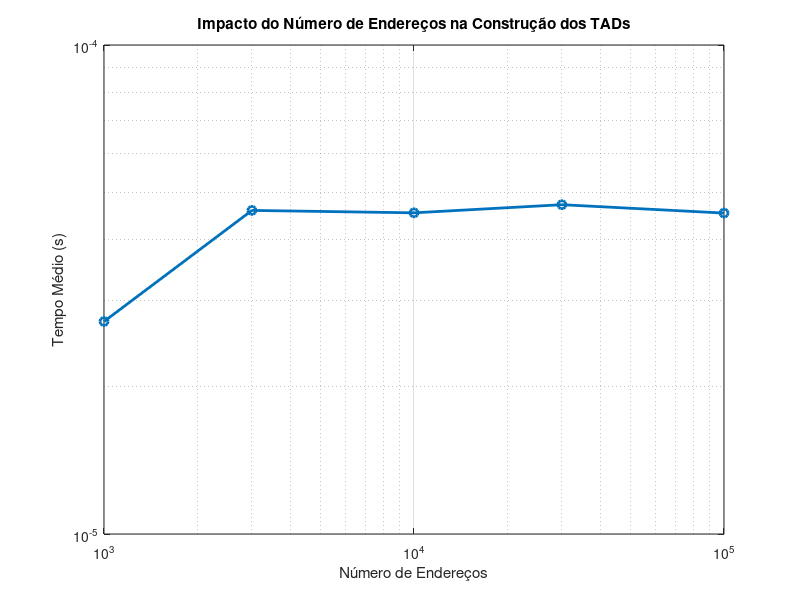
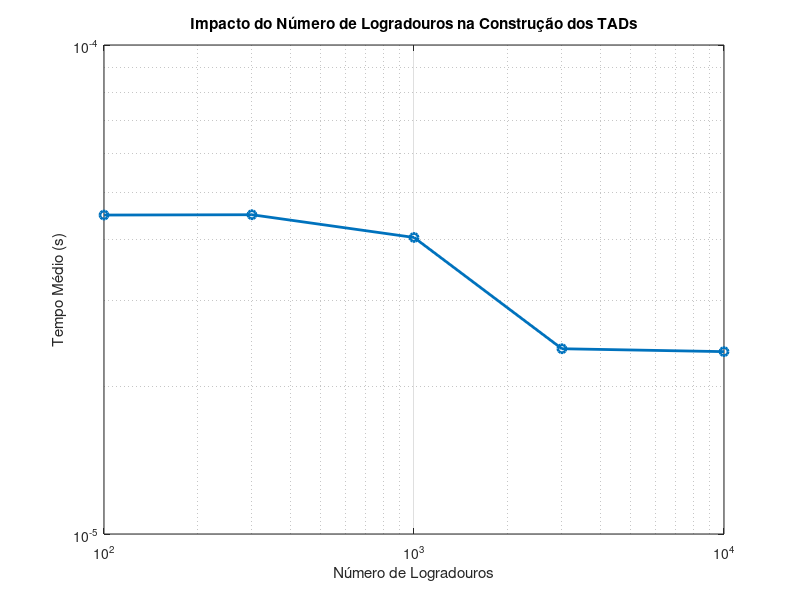
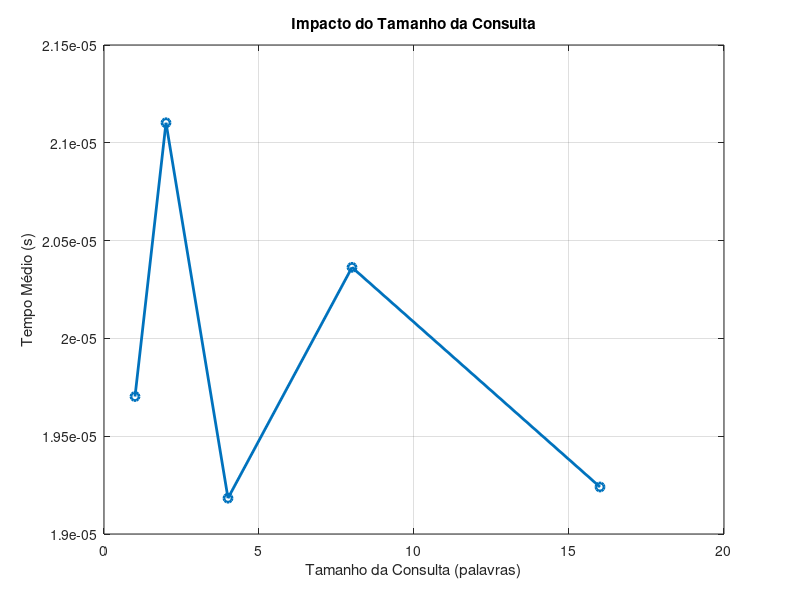
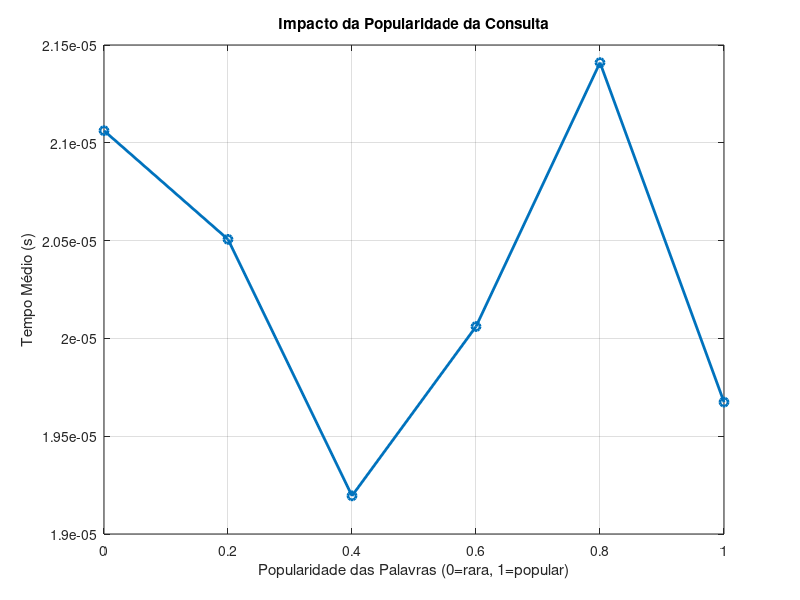

These charts were generated, in order, by the following MATLAB code:
clear;
clc;
close all;

%% ===============================
% CONFIGURAÇÕES GERAIS
% ===============================
numRuns = 100;

BASE_END = 10000;
BASE_LOG = 1000;
BASE_TAM_CONSULTA = 3;
BASE_POPULARIDADE = 0.5; % 0 = raras | 1 = populares

%% Vetores de variação
varEnderecos   = [1e3 3e3 1e4 3e4 1e5];
varLogradouros = [1e2 3e2 1e3 3e3 1e4];
varTamConsulta = [1 2 4 8 16];
varPopularidade = linspace(0,1,6);

%% ===============================
% FUNÇÕES DE CUSTO (modelo do seu C++)
% ===============================
custoConstrucao = @(E,L) ...
    E * log2(L+1) + ...
    L * log2(L+1);

custoConsulta = @(tam,pop,E) ...
    tam * log2(E+1) + ...
    pop * tam * sqrt(E); % popularidade impacta nº ocorrências

%% ===============================
% 1) VARIAÇÃO DO Nº DE ENDEREÇOS
% ===============================
tempoEnd = zeros(length(varEnderecos),1);

for i = 1:length(varEnderecos)
    tempos = zeros(numRuns,1);
    for r = 1:numRuns
        tic;
        custo = custoConstrucao(varEnderecos(i), BASE_LOG);
        pause(custo*1e-7 + rand()*1e-4);
        tempos(r) = toc;
    end
    tempoEnd(i) = mean(tempos);
end

%% ===============================
% 2) VARIAÇÃO DO Nº DE LOGRADOUROS
% ===============================
tempoLog = zeros(length(varLogradouros),1);

for i = 1:length(varLogradouros)
    tempos = zeros(numRuns,1);
    for r = 1:numRuns
        tic;
        custo = custoConstrucao(BASE_END, varLogradouros(i));
        pause(custo*1e-7 + rand()*1e-4);
        tempos(r) = toc;
    end
    tempoLog(i) = mean(tempos);
end

%% ===============================
% 3) VARIAÇÃO DO TAMANHO DA CONSULTA
% ===============================
tempoTam = zeros(length(varTamConsulta),1);

for i = 1:length(varTamConsulta)
    tempos = zeros(numRuns,1);
    for r = 1:numRuns
        tic;
        custo = custoConsulta(varTamConsulta(i), ...
                              BASE_POPULARIDADE, BASE_END);
        pause(custo*1e-6);
        tempos(r) = toc;
    end
    tempoTam(i) = mean(tempos);
end

%% ===============================
% 4) VARIAÇÃO DA POPULARIDADE
% ===============================
tempoPop = zeros(length(varPopularidade),1);

for i = 1:length(varPopularidade)
    tempos = zeros(numRuns,1);
    for r = 1:numRuns
        tic;
        custo = custoConsulta(BASE_TAM_CONSULTA, ...
                              varPopularidade(i), BASE_END);
        pause(custo*1e-6);
        tempos(r) = toc;
    end
    tempoPop(i) = mean(tempos);
end

%% ===============================
% GRÁFICOS
% ===============================

figure;
plot(varEnderecos, tempoEnd,'-o','LineWidth',2);
set(gca,'XScale','log','YScale','log');
xlabel('Número de Endereços');
ylabel('Tempo Médio (s)');
title('Impacto do Número de Endereços na Construção dos TADs');
grid on;

figure;
plot(varLogradouros, tempoLog,'-o','LineWidth',2);
set(gca,'XScale','log','YScale','log');
xlabel('Número de Logradouros');
ylabel('Tempo Médio (s)');
title('Impacto do Número de Logradouros na Construção dos TADs');
grid on;

figure;
plot(varTamConsulta, tempoTam,'-o','LineWidth',2);
xlabel('Tamanho da Consulta (palavras)');
ylabel('Tempo Médio (s)');
title('Impacto do Tamanho da Consulta');
grid on;

figure;
plot(varPopularidade, tempoPop,'-o','LineWidth',2);
xlabel('Popularidade das Palavras (0=rara, 1=popular)');
ylabel('Tempo Médio (s)');
title('Impacto da Popularidade da Consulta');
grid on;
